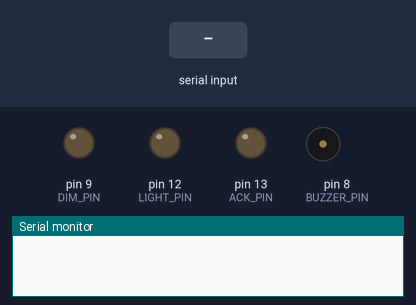
Bench run of a sketch on a simulated Arduino Uno, built with avr-gcc and run on an emulated ATmega328P. Parts: output pins drawn as LEDs (lit = HIGH), buzzer (waves = sounding), the last lines printed to the serial monitor. The test bench sets the inputs (shaded band).

Above: at 1.2 s.
1.3 s: "TIMER:\n" received over Serial
At 1.43 s:
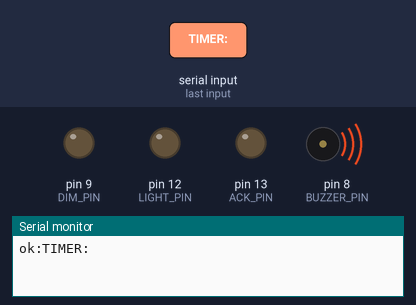
4.3 s: "LIGHTS_TOGGLE\n" received over Serial
At 5.3 s:
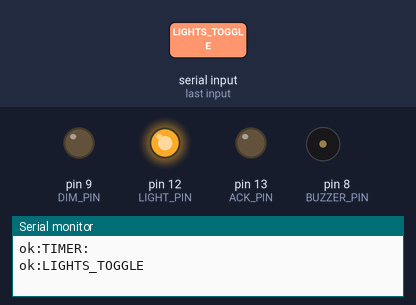
5.8 s: "LIGHTS_ON\n" received over Serial
At 6.5 s:
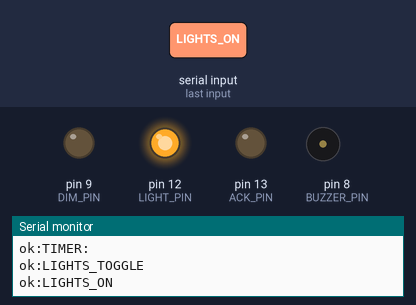
7.3 s: "ALARM\n" received over Serial
At 7.43 s:
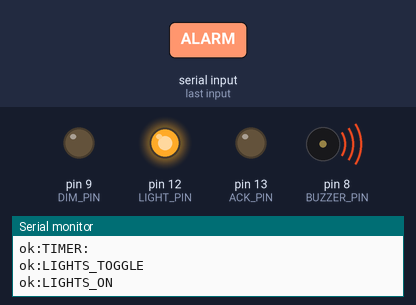
10.3 s: "DIM:90\n" received over Serial
At 11.1 s:
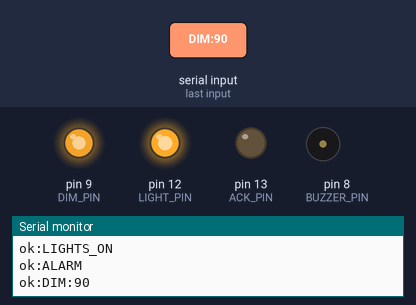
11.8 s: "LIGHTS_OFF\n" received over Serial
At 12.3 s:
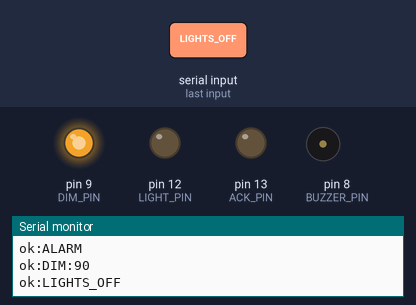
Timing chart, 0 to 14.3 s (numbered marks = the images above; inputs shaded):
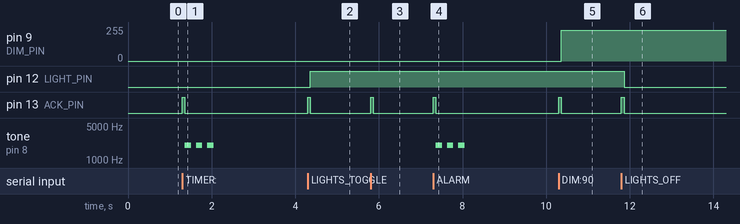

The sketch:

vcm_actuator.ino
```cpp
/*
 * ME2 VCM actuator -- Arduino Uno
 *
 * Receives one command per line (newline-terminated) from the laptop VCM over
 * USB serial at 115200 baud and drives simple actuators so each of the 10
 * voice commands has a visible / audible reaction.
 *
 * Wiring (all via resistors as needed):
 *   LIGHT_PIN  (12) -> LED  ("turn on/off lights")            digital
 *   DIM_PIN    ( 9) -> LED  ("dim lights to X%")   PWM-capable pin
 *   BUZZER_PIN ( 8) -> piezo buzzer  (timer / alarm)
 *   ACK_PIN    (13) -> onboard LED   (blinks to acknowledge any command)
 *
 * Protocol (from infer.py):
 *   LIGHTS_TOGGLE | LIGHTS_ON | LIGHTS_OFF
 *   DIM:<0-100>
 *   TIMER:<seconds>
 *   ALARM
 *   THERMO:<degrees>
 *   MUSIC | MEDIA | QUERY | REMINDER | CALL | UNKNOWN
 */

const int LIGHT_PIN  = 12;
const int DIM_PIN    = 9;
const int BUZZER_PIN = 8;
const int ACK_PIN    = 13;

bool lightsOn = false;

// Non-blocking timer state.
bool timerActive = false;
unsigned long timerFireAt = 0;

String buf = "";

void ackBlink() {
  digitalWrite(ACK_PIN, HIGH); delay(60); digitalWrite(ACK_PIN, LOW);
}

void beep(int ms) {
  tone(BUZZER_PIN, 2000); delay(ms); noTone(BUZZER_PIN);
}

void alarmPattern() {
  for (int i = 0; i < 3; i++) { beep(150); delay(120); }
}

void handle(String cmd) {
  cmd.trim();
  ackBlink();

  if (cmd == "LIGHTS_TOGGLE") {
    lightsOn = !lightsOn;
    digitalWrite(LIGHT_PIN, lightsOn ? HIGH : LOW);
  } else if (cmd == "LIGHTS_ON") {
    lightsOn = true;  digitalWrite(LIGHT_PIN, HIGH);
  } else if (cmd == "LIGHTS_OFF") {
    lightsOn = false; digitalWrite(LIGHT_PIN, LOW);
  } else if (cmd.startsWith("DIM:")) {
    int pct = cmd.substring(4).toInt();          // 0..100
    pct = constrain(pct, 0, 100);
    analogWrite(DIM_PIN, map(pct, 0, 100, 0, 255));
  } else if (cmd.startsWith("TIMER:")) {
    long secs = cmd.substring(6).toInt();
    timerActive = true;
    timerFireAt = millis() + (unsigned long)secs * 1000UL;
  } else if (cmd == "ALARM") {
    alarmPattern();
  } else if (cmd.startsWith("THERMO:")) {
    // Placeholder: represent temperature however you like (servo, display...).
    beep(80);
  } else {
    // MUSIC / MEDIA / QUERY / REMINDER / CALL / UNKNOWN -> just acknowledge.
    beep(40);
  }

  Serial.print("ok:"); Serial.println(cmd);      // echo back for debugging
}

void setup() {
  pinMode(LIGHT_PIN, OUTPUT);
  pinMode(DIM_PIN, OUTPUT);
  pinMode(BUZZER_PIN, OUTPUT);
  pinMode(ACK_PIN, OUTPUT);
  Serial.begin(115200);
}

void loop() {
  // Read serial into a line buffer.
  while (Serial.available()) {
    char c = (char)Serial.read();
    if (c == '\n') { handle(buf); buf = ""; }
    else if (c != '\r') { buf += c; }
  }

  // Fire the timer when it elapses.
  if (timerActive && (long)(millis() - timerFireAt) >= 0) {
    timerActive = false;
    alarmPattern();
  }
}
```

Measured:
- after the input at 1.3 s, pin 13 (ACK_PIN): LOW → HIGH at once, → LOW 0.06 s later; tone on pin 8 (BUZZER_PIN): alternates 2000 Hz for 0.15 s and silent for 0.12 s, 6 changes in all, then stays silent, starting after 0.06 s
- after the input at 4.3 s, pin 12 (LIGHT_PIN): LOW → HIGH after 0.06 s; pin 13 (ACK_PIN): LOW → HIGH at once, → LOW 0.06 s later
- after the input at 5.8 s, pin 13 (ACK_PIN): LOW → HIGH at once, → LOW 0.06 s later
- after the input at 7.3 s, pin 13 (ACK_PIN): LOW → HIGH at once, → LOW 0.06 s later; tone on pin 8 (BUZZER_PIN): alternates 2000 Hz for 0.15 s and silent for 0.12 s, 6 changes in all, then stays silent, starting after 0.06 s
- after the input at 10.3 s, pin 9 (DIM_PIN): 0/255 → 229/255 after 0.06 s; pin 13 (ACK_PIN): LOW → HIGH at once, → LOW 0.06 s later
- after the input at 11.8 s, pin 12 (LIGHT_PIN): HIGH → LOW after 0.06 s; pin 13 (ACK_PIN): LOW → HIGH at once, → LOW 0.06 s later
